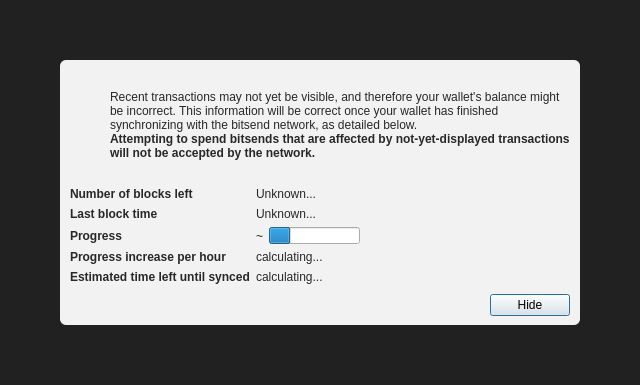
<?xml version="1.0" encoding="UTF-8"?>
<ui version="4.0">
 <class>ModalOverlay</class>
 <widget class="ModalOverlay" name="ModalOverlay">
  <property name="geometry">
   <rect>
    <x>0</x>
    <y>0</y>
    <width>640</width>
    <height>385</height>
   </rect>
  </property>
  <property name="windowTitle">
   <string>Form</string>
  </property>
  <layout class="QVBoxLayout" name="verticalLayout" stretch="0">
   <property name="sizeConstraint">
    <enum>QLayout::SetDefaultConstraint</enum>
   </property>
   <property name="leftMargin">
    <number>0</number>
   </property>
   <property name="topMargin">
    <number>0</number>
   </property>
   <property name="rightMargin">
    <number>0</number>
   </property>
   <property name="bottomMargin">
    <number>0</number>
   </property>
   <item>
    <widget class="QWidget" name="bgWidget" native="true">
     <property name="styleSheet">
      <string notr="true">#bgWidget { background: rgba(0,0,0,220); }</string>
     </property>
     <layout class="QVBoxLayout" name="verticalLayoutMain" stretch="1">
      <property name="leftMargin">
       <number>60</number>
      </property>
      <property name="topMargin">
       <number>60</number>
      </property>
      <property name="rightMargin">
       <number>60</number>
      </property>
      <property name="bottomMargin">
       <number>60</number>
      </property>
      <item>
       <widget class="QWidget" name="contentWidget" native="true">
        <property name="styleSheet">
         <string notr="true">#contentWidget { background: rgba(255,255,255,240); border-radius: 6px; }

QLabel { color: rgb(40,40,40);  }</string>
        </property>
        <layout class="QVBoxLayout" name="verticalLayoutSub" stretch="1,0,0,0">
         <property name="spacing">
          <number>0</number>
         </property>
         <property name="leftMargin">
          <number>10</number>
         </property>
         <property name="topMargin">
          <number>10</number>
         </property>
         <property name="rightMargin">
          <number>10</number>
         </property>
         <property name="bottomMargin">
          <number>10</number>
         </property>
         <item>
          <layout class="QHBoxLayout" name="horizontalLayoutIconText" stretch="0,1">
           <property name="topMargin">
            <number>20</number>
           </property>
           <item>
            <layout class="QVBoxLayout" name="verticalLayoutIcon">
             <property name="leftMargin">
              <number>0</number>
             </property>
             <item>
              <widget class="QPushButton" name="warningIcon">
               <property name="enabled">
                <bool>false</bool>
               </property>
               <property name="text">
                <string/>
               </property>
               <property name="icon">
                <iconset>
                 <normaloff>:/icons/warning</normaloff>
                 <disabledoff>:/icons/warning</disabledoff>:/icons/warning</iconset>
               </property>
               <property name="iconSize">
                <size>
                 <width>48</width>
                 <height>48</height>
                </size>
               </property>
               <property name="flat">
                <bool>true</bool>
               </property>
              </widget>
             </item>
             <item>
              <spacer name="verticalSpacerWarningIcon">
               <property name="orientation">
                <enum>Qt::Vertical</enum>
               </property>
               <property name="sizeHint" stdset="0">
                <size>
                 <width>20</width>
                 <height>40</height>
                </size>
               </property>
              </spacer>
             </item>
            </layout>
           </item>
           <item>
            <layout class="QVBoxLayout" name="verticalLayoutInfoText">
             <property name="leftMargin">
              <number>0</number>
             </property>
             <property name="topMargin">
              <number>0</number>
             </property>
             <item>
              <widget class="QLabel" name="infoText">
               <property name="text">
                <string>Recent transactions may not yet be visible, and therefore your wallet's balance might be incorrect. This information will be correct once your wallet has finished synchronizing with the bitsend network, as detailed below.</string>
               </property>
               <property name="textFormat">
                <enum>Qt::RichText</enum>
               </property>
               <property name="wordWrap">
                <bool>true</bool>
               </property>
              </widget>
             </item>
             <item>
              <widget class="QLabel" name="infoTextStrong">
               <property name="font">
                <font>
                 <weight>75</weight>
                 <bold>true</bold>
                </font>
               </property>
               <property name="text">
                <string>Attempting to spend bitsends that are affected by not-yet-displayed transactions will not be accepted by the network.</string>
               </property>
               <property name="textFormat">
                <enum>Qt::RichText</enum>
               </property>
               <property name="wordWrap">
                <bool>true</bool>
               </property>
              </widget>
             </item>
             <item>
              <spacer name="verticalSpacerInTextSpace">
               <property name="orientation">
                <enum>Qt::Vertical</enum>
               </property>
               <property name="sizeHint" stdset="0">
                <size>
                 <width>20</width>
                 <height>40</height>
                </size>
               </property>
              </spacer>
             </item>
            </layout>
           </item>
          </layout>
         </item>
         <item>
          <spacer name="verticalSpacerAfterText">
           <property name="orientation">
            <enum>Qt::Vertical</enum>
           </property>
           <property name="sizeHint" stdset="0">
            <size>
             <width>20</width>
             <height>40</height>
            </size>
           </property>
          </spacer>
         </item>
         <item>
          <layout class="QFormLayout" name="formLayout">
           <property name="fieldGrowthPolicy">
            <enum>QFormLayout::FieldsStayAtSizeHint</enum>
           </property>
           <property name="horizontalSpacing">
            <number>6</number>
           </property>
           <property name="verticalSpacing">
            <number>6</number>
           </property>
           <property name="topMargin">
            <number>10</number>
           </property>
           <item row="0" column="0">
            <widget class="QLabel" name="labelNumberOfBlocksLeft">
             <property name="font">
              <font>
               <weight>75</weight>
               <bold>true</bold>
              </font>
             </property>
             <property name="text">
              <string>Number of blocks left</string>
             </property>
            </widget>
           </item>
           <item row="0" column="1">
            <widget class="QLabel" name="numberOfBlocksLeft">
             <property name="text">
              <string>Unknown...</string>
             </property>
            </widget>
           </item>
           <item row="1" column="0">
            <widget class="QLabel" name="labelLastBlockTime">
             <property name="font">
              <font>
               <weight>75</weight>
               <bold>true</bold>
              </font>
             </property>
             <property name="text">
              <string>Last block time</string>
             </property>
            </widget>
           </item>
           <item row="1" column="1">
            <widget class="QLabel" name="newestBlockDate">
             <property name="sizePolicy">
              <sizepolicy hsizetype="Maximum" vsizetype="Preferred">
               <horstretch>0</horstretch>
               <verstretch>0</verstretch>
              </sizepolicy>
             </property>
             <property name="text">
              <string>Unknown...</string>
             </property>
            </widget>
           </item>
           <item row="2" column="0">
            <widget class="QLabel" name="labelSyncDone">
             <property name="font">
              <font>
               <weight>75</weight>
               <bold>true</bold>
              </font>
             </property>
             <property name="text">
              <string>Progress</string>
             </property>
            </widget>
           </item>
           <item row="2" column="1">
            <layout class="QHBoxLayout" name="horizontalLayoutSync" stretch="0,1">
             <item>
              <widget class="QLabel" name="percentageProgress">
               <property name="text">
                <string notr="true">~</string>
               </property>
              </widget>
             </item>
             <item>
              <widget class="QProgressBar" name="progressBar">
               <property name="value">
                <number>24</number>
               </property>
               <property name="format">
                <string/>
               </property>
              </widget>
             </item>
            </layout>
           </item>
           <item row="4" column="0">
            <widget class="QLabel" name="labelProgressIncrease">
             <property name="font">
              <font>
               <weight>75</weight>
               <bold>true</bold>
              </font>
             </property>
             <property name="text">
              <string>Progress increase per hour</string>
             </property>
            </widget>
           </item>
           <item row="4" column="1">
            <widget class="QLabel" name="progressIncreasePerH">
             <property name="text">
              <string>calculating...</string>
             </property>
            </widget>
           </item>
           <item row="5" column="0">
            <widget class="QLabel" name="labelEstimatedTimeLeft">
             <property name="font">
              <font>
               <weight>75</weight>
               <bold>true</bold>
              </font>
             </property>
             <property name="text">
              <string>Estimated time left until synced</string>
             </property>
            </widget>
           </item>
           <item row="5" column="1">
            <widget class="QLabel" name="expectedTimeLeft">
             <property name="text">
              <string>calculating...</string>
             </property>
            </widget>
           </item>
          </layout>
         </item>
         <item>
          <layout class="QHBoxLayout" name="horizontalLayoutButtons">
           <property name="leftMargin">
            <number>10</number>
           </property>
           <property name="topMargin">
            <number>10</number>
           </property>
           <item>
            <spacer name="horizontalSpacer">
             <property name="orientation">
              <enum>Qt::Horizontal</enum>
             </property>
             <property name="sizeHint" stdset="0">
              <size>
               <width>40</width>
               <height>20</height>
              </size>
             </property>
            </spacer>
           </item>
           <item>
            <widget class="QPushButton" name="closeButton">
             <property name="text">
              <string>Hide</string>
             </property>
             <property name="focusPolicy">
              <enum>Qt::StrongFocus</enum>
             </property>
             <property name="default">
              <bool>true</bool>
             </property>
            </widget>
           </item>
          </layout>
         </item>
        </layout>
       </widget>
      </item>
     </layout>
    </widget>
   </item>
  </layout>
 </widget>
 <customwidgets>
  <customwidget>
   <class>ModalOverlay</class>
   <extends>QWidget</extends>
   <header>qt/modaloverlay.h</header>
   <container>1</container>
  </customwidget>
 </customwidgets>
 <resources/>
 <connections/>
</ui>
